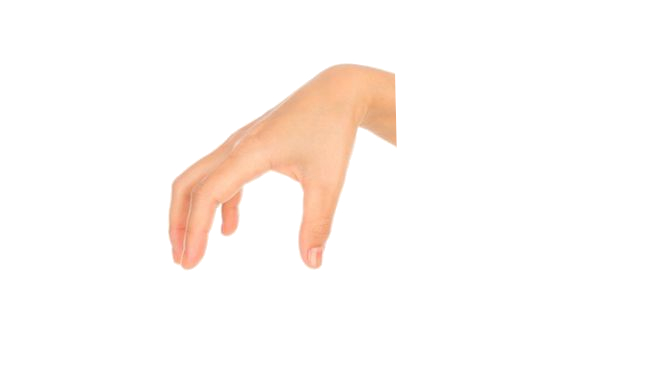
#> input picture DNN-project/CNN/Insert_Images/objects/hands/12.jpg, 660 x 371 px, found by its file name
$ python Blend.py
#> lines starting #> are read from the running program, lines starting #| are printed output that depends on the picture; after the words box and inside, x2 and y2 are one past the last pixel; in counts of white or black regions, pixels touching at a corner belong together
# -*- coding: utf-8 -*-
"""
Created on Wed May 29 10:24:25 2019

@author: Usuario
"""


import numpy as np
import cv2

# Cargamos la imagen
original = cv2.imread("potato/12.jpg")
#> original is the input picture: shape (371, 660, 3); mean B, G, R 245.8, 248.9, 254.1
cv2.imshow("original", original)

# Convertimos a escala de grises
gris = cv2.cvtColor(original, cv2.COLOR_BGR2GRAY)
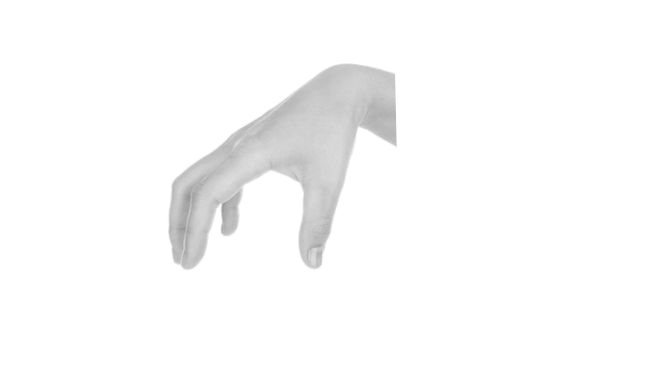
#> gris: shape (371, 660); min 150, max 255, mean 250.1

# Aplicar suavizado Gaussiano
gauss = cv2.GaussianBlur(gris, (5,5), 0)

cv2.imshow("suavizado", gauss)

# Detectamos los bordes con Canny
canny = cv2.Canny(gauss, 50, 150)
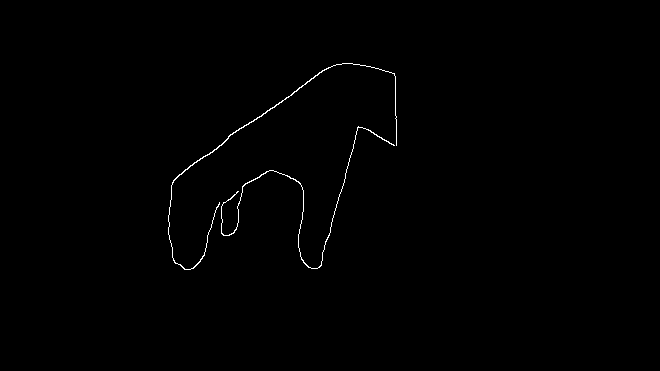
#> canny: shape (371, 660); 0.45% white in thin lines or dots, all inside (x1, y1, x2, y2) = (168, 63, 397, 270)

cv2.imshow("canny", canny)

# Buscamos los contornos
(contornos,_) = cv2.findContours(canny.copy(), cv2.RETR_EXTERNAL, cv2.CHAIN_APPROX_SIMPLE)
#> contornos = 2 contours; box (x1, y1, x2, y2) and area: (168, 63, 397, 270) 133, (221, 126, 395, 269) 72

# Mostramos el número de monedas por consola
print("He encontrado {} objetos".format(len(contornos)))
#| He encontrado 2 objetos

cv2.drawContours(original,contornos,-1,(0,0,255), 2)
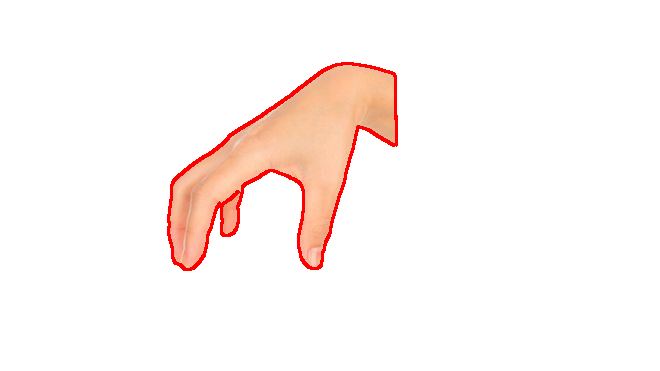
#> original: shape (371, 660, 3); 1.44% of pixels changed, all inside (x1, y1, x2, y2) = (167, 62, 398, 271)
cv2.imshow("contornos", original)

cv2.waitKey(0)


#from PIL import Image
#import matplotlib.pyplot as plt
#
## Function to change the image size
#def changeImageSize(maxWidth,
#                    maxHeight,
#                    image):
#
#    widthRatio  = maxWidth/image.size[0]
#    heightRatio = maxHeight/image.size[1]
#
#    newWidth    = int(widthRatio*image.size[0])
#    newHeight   = int(heightRatio*image.size[1])
#
#    newImage    = image.resize((newWidth, newHeight))
#    return newImage
#
#im1 = Image.open("01.jpg")
#im2 = Image.open("potato/1.png")
#
## Make the images of uniform size
#image3 = changeImageSize(800, 500, im1)
#image4 = changeImageSize(800, 500, im2)
#
## Make sure images got an alpha channel
#image5 = image3.convert("RGBA")
#image6 = image4.convert("RGBA")
#
## Display the images
#image5.show()
#image6.show()
#
## alpha-blend the images with varying values of alpha
#alphaBlended1 = Image.blend(image5, image6, alpha=0.5)
##alphaBlended2 = Image.blend(image5, image6, alpha=0.4)
#
## Display the alpha-blended images
#alphaBlended1.show()
##alphaBlended2.show()
#alphaBlended1.save("alphaBlended1.png")
##blended = Image.blend(im1, im2, alpha=0.5)
##blended.save("blended.png")

$ run again, with DNN-project/CNN/Insert_Images/objects/hands/11.jpg copied over DNN-project/CNN/Insert_Images/objects/hands/12.jpg
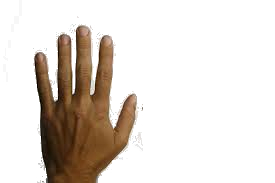
#> input picture DNN-project/CNN/Insert_Images/objects/hands/11.jpg, 275 x 183 px, found by its file name
#> original is the input picture: shape (183, 275, 3); mean B, G, R 211.9, 218.3, 225.3
#> `canny = cv2.Canny(gauss, 50, 150)`:
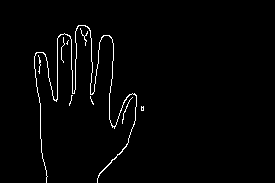
#> canny: shape (183, 275); 1.9% white in thin lines or dots, all inside (x1, y1, x2, y2) = (34, 25, 144, 183)
#> contornos = 9 contours, 8 with area under 20; largest, box (x1, y1, x2, y2) and area: (34, 25, 137, 183) 68
#| He encontrado 9 objetos
#> `cv2.drawContours(original,contornos,-1,(0,0,255), 2)`:
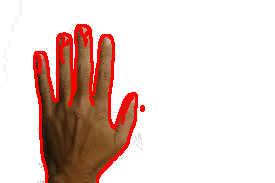
#> original: shape (183, 275, 3); 6.1% of pixels changed, all inside (x1, y1, x2, y2) = (33, 24, 145, 183)

$ run again, with DNN-project/CNN/Insert_Images/objects/hands/14.jpg copied over DNN-project/CNN/Insert_Images/objects/hands/12.jpg
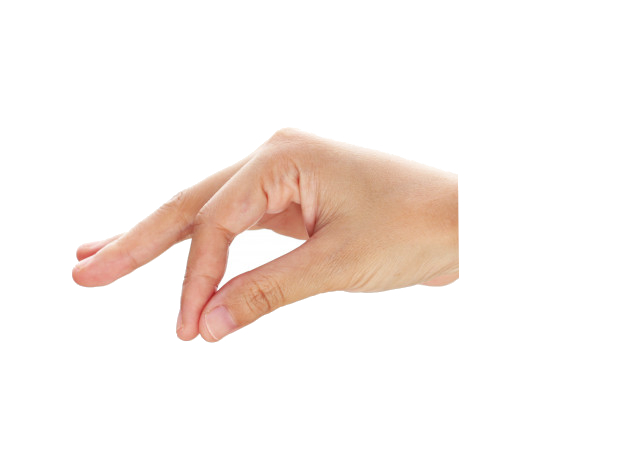
#> input picture DNN-project/CNN/Insert_Images/objects/hands/14.jpg, 626 x 462 px, found by its file name
#> original is the input picture: shape (462, 626, 3); mean B, G, R 237.7, 241.7, 249.2
#> `canny = cv2.Canny(gauss, 50, 150)`:
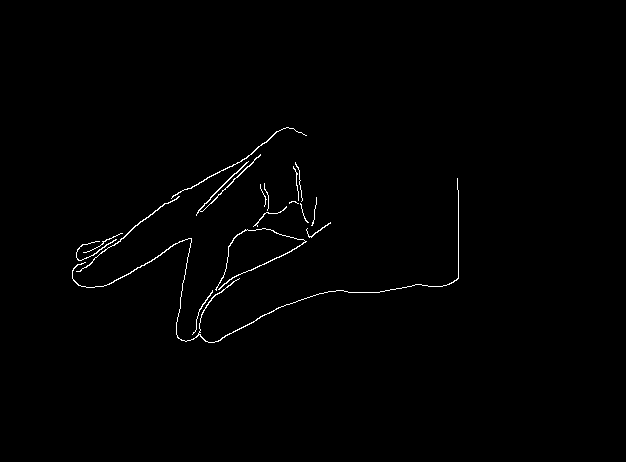
#> canny: shape (462, 626); 0.75% white in thin lines or dots, all inside (x1, y1, x2, y2) = (72, 127, 459, 343)
#> contornos = 17 contours, 11 with area under 20; largest, box (x1, y1, x2, y2) and area: (72, 178, 459, 343) 130, (196, 154, 261, 216) 86, (215, 228, 307, 291) 66, (76, 196, 180, 272) 60, (171, 127, 307, 199) 58, (76, 239, 117, 261) 22
#| He encontrado 17 objetos
#> `cv2.drawContours(original,contornos,-1,(0,0,255), 2)`:
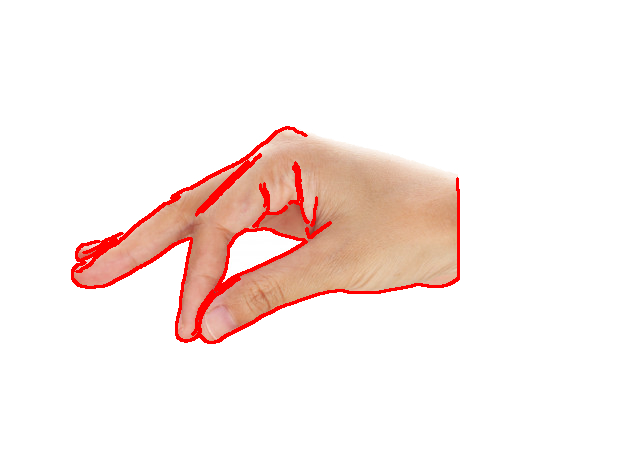
#> original: shape (462, 626, 3); 2.38% of pixels changed, all inside (x1, y1, x2, y2) = (71, 126, 460, 344)

$ run again, with DNN-project/CNN/Insert_Images/objects/hands/15.jpg copied over DNN-project/CNN/Insert_Images/objects/hands/12.jpg
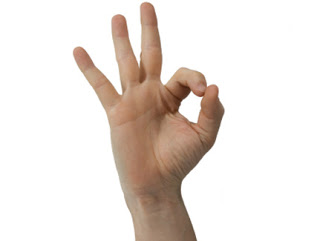
#> input picture DNN-project/CNN/Insert_Images/objects/hands/15.jpg, 320 x 241 px, found by its file name
#> original is the input picture: shape (241, 320, 3); mean B, G, R 221.3, 226.6, 234.7
#> `canny = cv2.Canny(gauss, 50, 150)`:
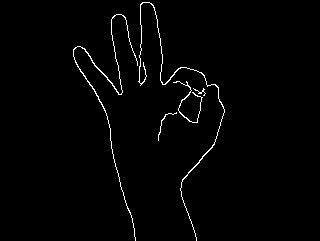
#> canny: shape (241, 320); 1.5% white in thin lines or dots, all inside (x1, y1, x2, y2) = (73, 2, 225, 241)
#> contornos = 5 contours, 2 with area under 20; largest, box (x1, y1, x2, y2) and area: (73, 14, 138, 241) 76, (138, 2, 225, 241) 74, (173, 81, 203, 123) 29
#| He encontrado 5 objetos
#> `cv2.drawContours(original,contornos,-1,(0,0,255), 2)`:
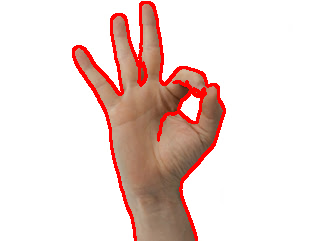
#> original: shape (241, 320, 3); 4.81% of pixels changed, all inside (x1, y1, x2, y2) = (72, 1, 226, 241)
